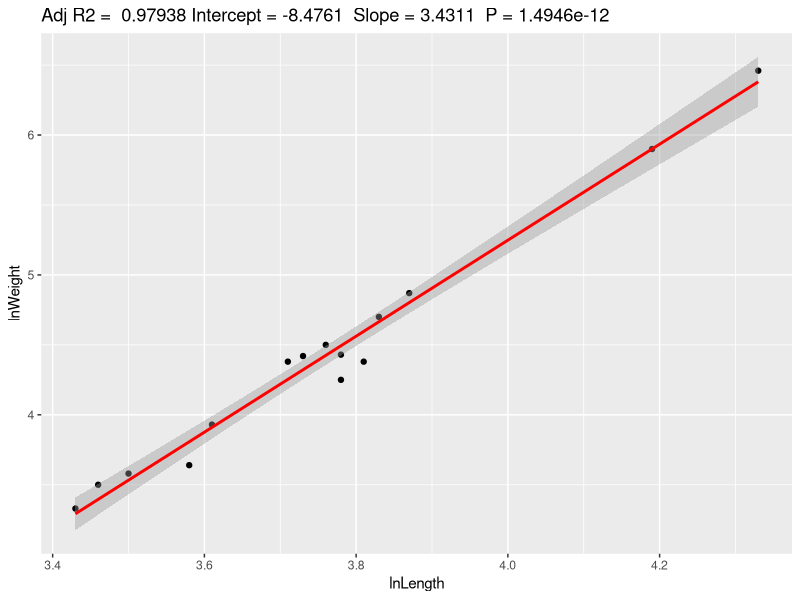

Source code (R):
library(ggplot2)
require(plyr)

alligator = data.frame(
  lnLength = c(3.87, 3.61, 4.33, 3.43, 3.81, 3.83, 3.46, 3.76,
               3.50, 3.58, 4.19, 3.78, 3.71, 3.73, 3.78),
  lnWeight = c(4.87, 3.93, 6.46, 3.33, 4.38, 4.70, 3.50, 4.50,
               3.58, 3.64, 5.90, 4.43, 4.38, 4.42, 4.25)
)

ggplotRegression <- function (fit) {
  ggplot(fit$model, aes_string(x = names(fit$model)[2], y = names(fit$model)[1])) + 
    geom_point() +
    stat_smooth(method = "lm", col = "red") +
    labs(title = paste("Adj R2 = ",signif(summary(fit)$adj.r.squared, 5),
                       "Intercept =",signif(fit$coef[[1]],5 ),
                       " Slope =",signif(fit$coef[[2]], 5),
                       " P =",signif(summary(fit)$coef[2,4], 5)))
}

alli.mod1 = lm(lnWeight ~ lnLength, data = alligator)
ggplotRegression(alli.mod1)

